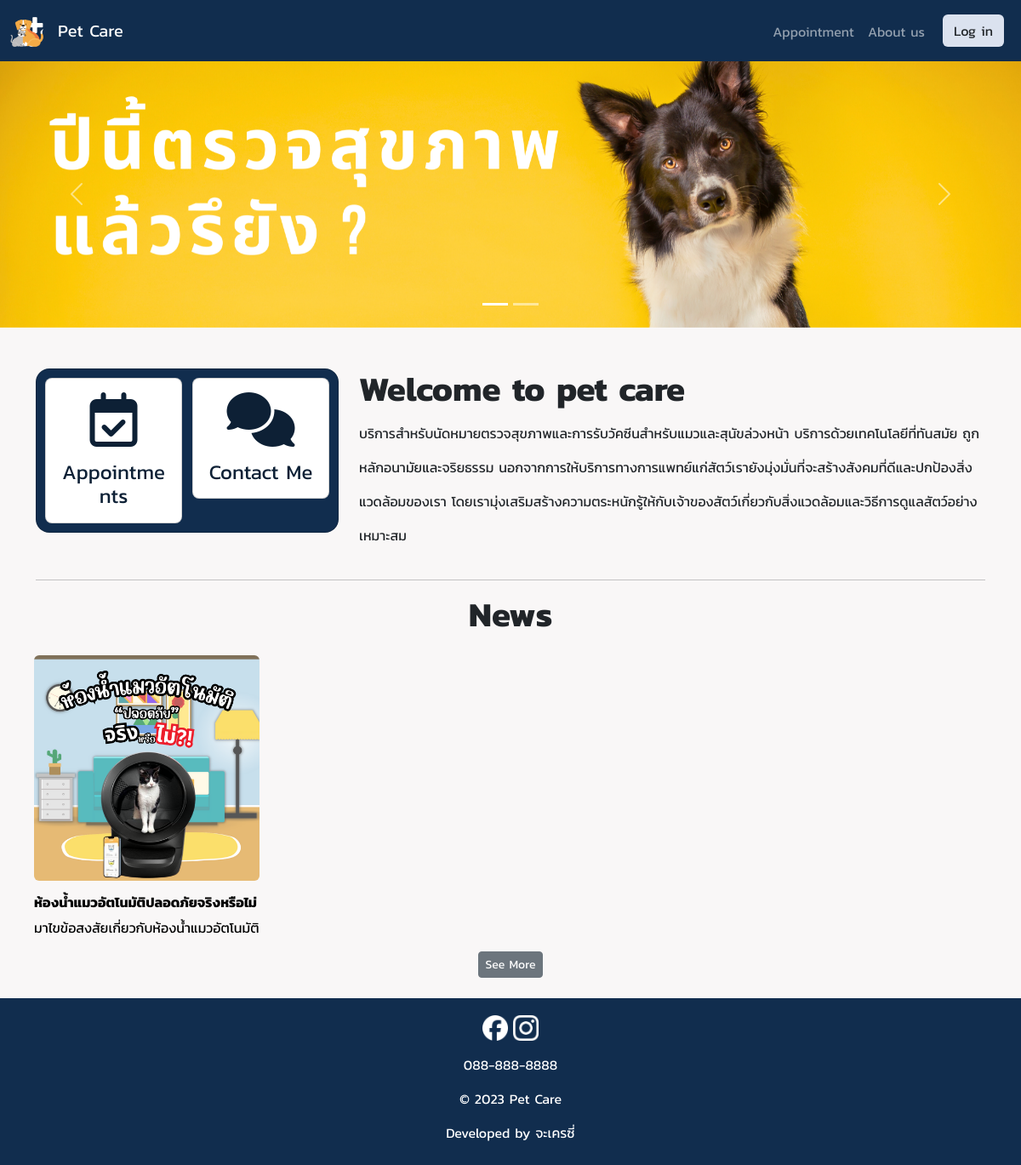
/PetCare/index.php, run on the app's committed database.
### tables this page shows
CREATE TABLE `news` (
  `news_id` int(3) NOT NULL AUTO_INCREMENT,
  `news_name` varchar(50) NOT NULL,
  `news_detail` varchar(200) NOT NULL,
  `path` varchar(150) NOT NULL,
  `status` enum('active','inactive') NOT NULL,
  `create_date` datetime NOT NULL,
  `create_by` int(3) NOT NULL,
  `news_content` varchar(8000) NOT NULL,
  PRIMARY KEY (`news_id`),
  KEY `create_by` (`create_by`),
  CONSTRAINT `news_ibfk_1` FOREIGN KEY (`create_by`) REFERENCES `staff` (`staff_id`)
);

### PetCare/news_pattern.php (the view)
<div class="col-md-6 col-lg-6 col-xl-3 justify-content-center d-flex">
    <a href="news_each.php?newsId=<?php echo $row["news_id"]; ?>" class="text-news">
        <div style="text-align: center;">
            <img src="../<?php echo $row["path"]; ?>" alt="<?php echo $row["news_id"]; ?>" class="rounded" width="265" />
        </div>
        <h6 class="mt-3"><b><?php echo $row["news_name"]; ?></b></h6>
        <p><?php echo $row["news_detail"]; ?></p>
    </a>
</div>

### PetCare/index.php (shortened to what this page needs)
<!DOCTYPE html>
<html lang="en">
    <head>
        <link href="https://cdn.jsdelivr.net/npm/bootstrap@5.3.3/dist/css/bootstrap.min.css" rel="stylesheet"
>
        <link rel="stylesheet" href="./user_style.css" />
        <link rel="stylesheet" href="../css/font.css" />
    </head>
    <body>
        <nav class="navbar navbar-expand-sm navbar-dark fixed-top bg-indigo navbar-size">
            <div class="container-fluid">
                <a class="navbar-brand" href="">
                    <img src="./images/logo.png" alt="Avatar Logo" style="width:40px;" />
                </a>
                <a class="navbar-brand" href=""> Pet Care </a>
                <div class="collapse navbar-collapse justify-content-end" id="mynavbar">
                    <ul class="navbar-nav bg-indigo">
                        <li class="nav-item mt-2">
                            <a class="nav-link" href="choose.php"> Appointment </a>
                        </li>
                        <li class="nav-item mt-2" style="margin-right: 5px;">
                            <a class="nav-link" href="about_us.php"> About us </a>
                        </li>
                        <li class="nav-item">
                            <?php
                                if (!isset($_SESSION["owner_id"])) {
                                    echo "<a class='nav-link' href='login.php'>
                                                <button type='button' class='btn btn-block btn-lb' name='loginbtn' value='done'> Log in </button>
                                            </a>";
                                } else {
                                    include 'nav_profile.php';
                                }
                            ?>
                        </li>
                    </ul>
                </div>
            </div>
        </nav>
        <div class="add-space-nav"></div>
        <div id="demo" class="carousel slide" data-bs-ride="carousel">
        <div class="carousel-indicators">
            <button type="button" data-bs-target="#demo" data-bs-slide-to="0" class="active"></button>
            <button type="button" data-bs-target="#demo" data-bs-slide-to="1"></button>
        </div>
        <div class="carousel-inner">
            <div class="carousel-item active">
                <img src="./images/carousel/1.png" alt="Los Angeles" class="d-block" style="width:100%">
            </div>
            </div>
            <button class="carousel-control-prev" type="button" data-bs-target="#demo" data-bs-slide="prev">
                <span class="carousel-control-prev-icon"></span>
            </button>
            <button class="carousel-control-next" type="button" data-bs-target="#demo" data-bs-slide="next">
                <span class="carousel-control-next-icon"></span>
            </button>
        </div>
        <div class="mt-5 container">
            <div class="row">
                <div class="col-xl-4 col-">
                    <div class="mb-3 card rounded-4 bg-indigo">
                        <div class="card-body" style="padding: 10px;">
                            <div class="row d-flex justify-content-center">
                                <div class="col-xl-6 col-6" style="padding-right: 6px;">
                                    <a href="choose.php" class="box">
                                        <div class="card rounded-3 bg-white box">
                                            <div class="card-body">
                                                <i class="mb-3 fa-regular fa-calendar-check fa-4x"></i>
                                                <h4 class="mb-0 box"> Appointments </h4>
                                            </div>
                                        </div>
                                    </a>
                                </div>
                                <div class="col-xl-6 col-6" style="padding-left: 6px;">
                                    <a href="about_us.php#contact" class="box">
                                        <div class="card rounded-3 bg-white box">
                                            <div class="card-body">
                                                <i class="mb-3 fa-solid fa-comments fa-4x"></i>
                                                <h4 class="mb-0 box"> Contact Me </h4>
                                            </div>
                                        </div>
                                    </a>
                                </div>
                            </div>
                        </div>
                    </div>
                </div>
                <div class="col-xl-8 col-">
                    <h1 class="display-6"> Welcome to pet care </h1>
                    <p class="text-height">
                        บริการสำหรับนัดหมายตรวจสุขภาพและการรับวัคซีนสำหรับแมวและสุนัขล่วงหน้า
                        บริการด้วยเทคโนโลยีที่ทันสมัย ถูกหลักอนามัยและจริยธรรม
                        นอกจากการให้บริการทางการแพทย์แก่สัตว์เรายังมุ่งมั่นที่จะสร้างสังคมที่ดีและปกป้องสิ่งแวดล้อมของเรา
                        โดยเรามุ่งเสริมสร้างความตระหนักรู้ให้กับเจ้าของสัตว์เกี่ยวกับสิ่งแวดล้อมและวิธีการดูแลสัตว์อย่างเหมาะสม
                    </p>
                </div>
            </div>
            <hr />
            <h1 class="mb-4 display-6 center"> News </h1>
            <div class="row">
                <?php
                    include '../connect.php';
                    $sql = "SELECT * FROM news WHERE status='active' ORDER BY create_date DESC LIMIT 4";
                    $result = $conn->query($sql);
                    if ($result->num_rows > 0) {
                        while($row = $result->fetch_assoc()) {
                            include 'news_pattern.php';
                        }
                    }
                ?>
            </div>
            <button class="mb-4 btn btn-secondary btn-sm submitbtn"><a class="text-in-button" href="news.php"> See More </a></button>
        </div>
        <footer>
            <a href="#"><img src="./images/facebook-icon.png" width="30px" height="30px"/></a>
            <a href="#"><img src="./images/Instagram-icon.png" width="30px" height="30px"/></a>
            <p class="mt-3"> 088-888-8888 </p>
            <p> &copy; 2023 Pet Care</p>
            <p>Developed by <a href="#" class="text-white">จะเครซี่</a></p>
        </footer>
    </body>
</html>

### PetCare/user_style.css (style rules this page uses)
body { background-color: #F9F7F7 !important; }
.add-space-nav { padding-top: 72px !important; }
.bg-indigo { background-color: #112D4E !important; }
.btn-lb { background-color: #DBE2EF !important; }
.navbar-size { height: 72px !important; }
a.text-white { text-decoration: none !important; }

### PetCare/index.php (style rules this page uses)
h1.display-6 { font-weight: bold !important; }
h1.center { text-align: center; }
button.submitbtn { display: block !important; margin-left: auto !important; margin-right: auto !important; }
.text-in-button { color: #FFFFFF !important; text-decoration: none !important; }
a.text-news { color: #000000 !important; text-decoration: none !important; }
a.text-white { text-decoration: none; }
p.text-height { line-height: 2.5; }
footer { background-color: #112D4E; color: #FFFFFF; padding-top: 20px; padding-bottom: 10px; margin-bottom: 0 !important; text-align: center; }
a div.box { color: #0d2035; text-align: center; }
a.box { text-decoration: none !important; }

### data on the page
news: path (picture), news_name "ห้องน้ำแมวอัตโนมัติปลอดภัยจริงหรือไม่", news_detail "มาไขข้อสงสัยเกี่ยวกับห้องน้ำแมวอัตโนมัติ"
